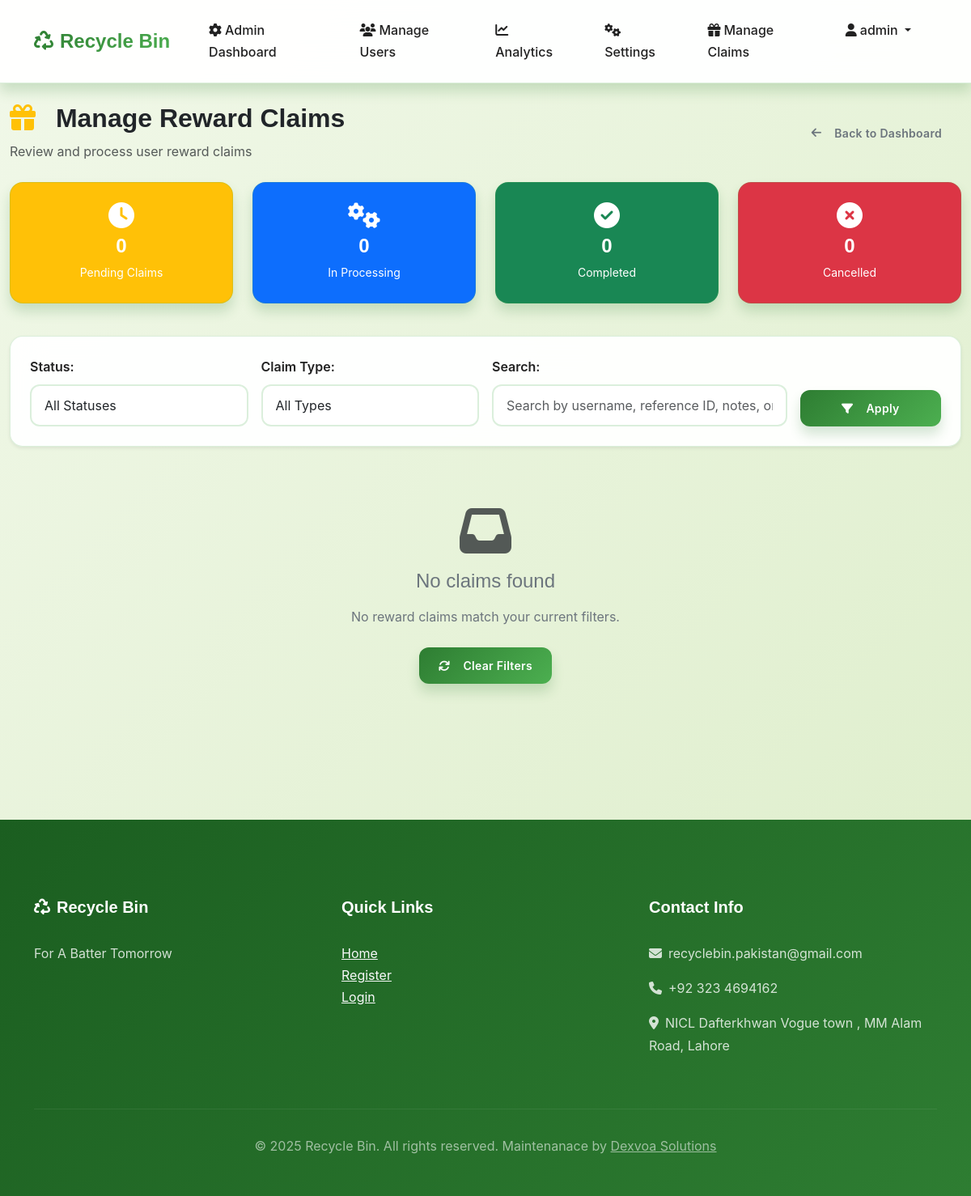
Before: /trash/manage-claims/ (signed in) with the older database file.
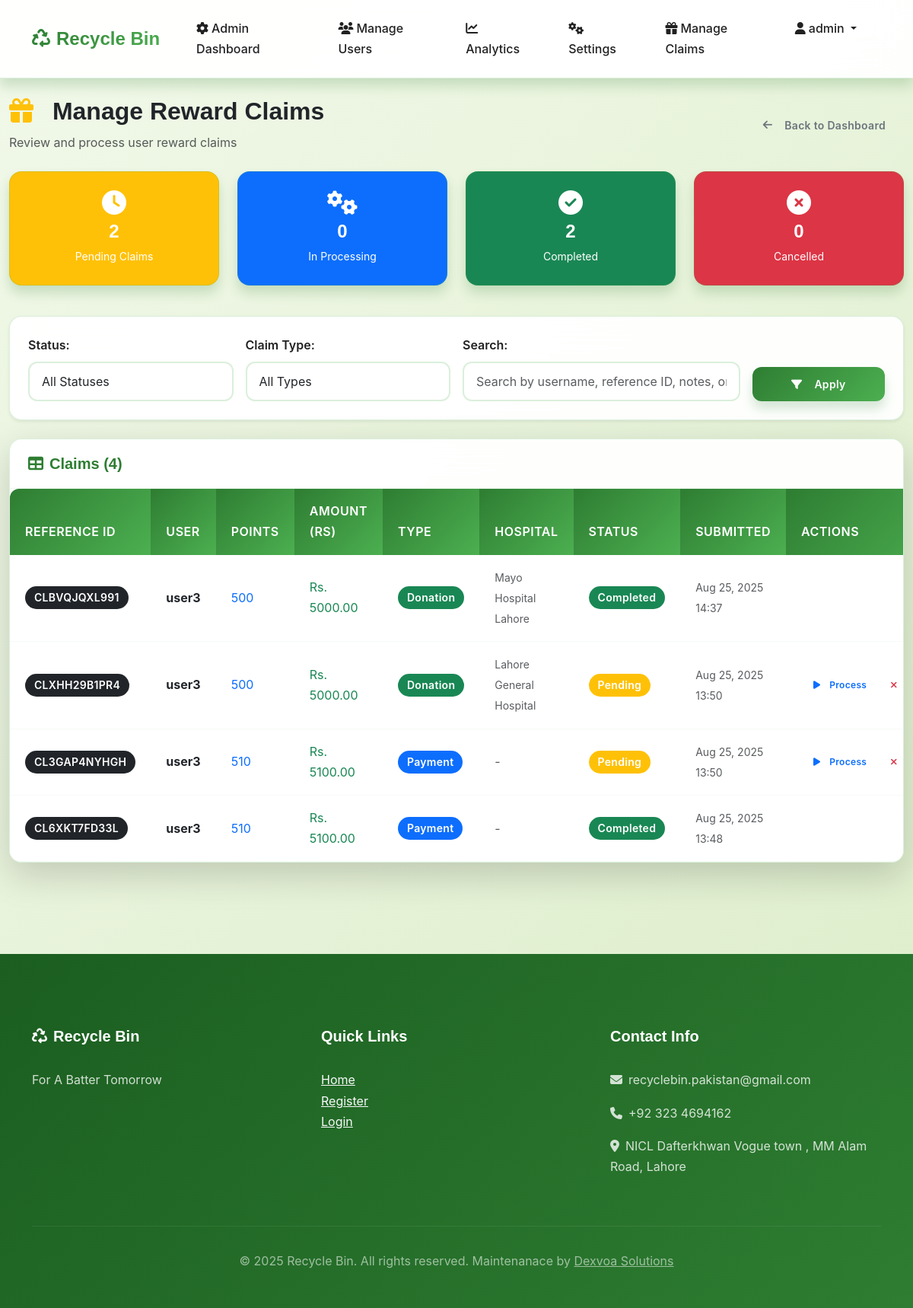
After: the same page with the newer database file.
### trash/models.py (models this page shows, shortened)
class RewardClaim(models.Model):
    STATUS_CHOICES = (
        ('pending', 'Pending'),
        ('processing', 'In Processing'),
        ('completed', 'Completed'),
        ('cancelled', 'Cancelled'),
    )
    CLAIM_TYPE_CHOICES = (
        ('payment', 'Payment'),
        ('donation', 'Donation'),
    )
    user = models.ForeignKey(CustomUser, on_delete=models.CASCADE, related_name='reward_claims')
    claim_amount = models.PositiveIntegerField(verbose_name="Points to Claim")
    monetary_amount = models.DecimalField(max_digits=10, decimal_places=2, verbose_name="Monetary Amount (Rs)", default=0)
    claim_type = models.CharField(max_length=10, choices=CLAIM_TYPE_CHOICES)
    donation_hospital = models.CharField(max_length=100, blank=True, null=True, verbose_name="Donation Hospital")
    status = models.CharField(max_length=15, choices=STATUS_CHOICES, default='pending')
    created_at = models.DateTimeField(auto_now_add=True)
    updated_at = models.DateTimeField(auto_now=True)
    processed_by = models.ForeignKey(CustomUser, null=True, blank=True,
                                    on_delete=models.SET_NULL,
                                    related_name='processed_claims',
                                    limit_choices_to={'user_type': 'admin'})
    processed_at = models.DateTimeField(null=True, blank=True)
    notes = models.TextField(blank=True)
    reference_id = models.CharField(max_length=20, blank=True, unique=True, editable=False)

### accounts/models.py (models this page shows, shortened)
class CustomUser(AbstractUser):
    USER_TYPE_CHOICES = (
        ('user', 'Regular User'),
        ('rider', 'Rider'),
        ('admin', 'Admin')
    )
    STATUS_CHOICES = (
        ('active', 'Active'),
        ('inactive', 'Inactive'),
        ('suspended', 'Suspended'),
    )
    user_type = models.CharField(max_length=10, choices=USER_TYPE_CHOICES, default='user')
    phone = models.CharField(max_length=15, blank=True)
    reward_points = models.PositiveIntegerField(default=0)
    profile_image = models.ImageField(upload_to='profile_images/', blank=True, null=True)
    address = models.TextField(blank=True)
    status = models.CharField(max_length=10, choices=STATUS_CHOICES, default='active')
    created_at = models.DateTimeField(auto_now_add=True)
    updated_at = models.DateTimeField(auto_now=True)
    id_proof = models.ImageField(upload_to='id_proofs/', blank=True, null=True)
    vehicle_type = models.CharField(max_length=50, blank=True, null=True)
    vehicle_model = models.CharField(max_length=50, blank=True, null=True)
    license_plate = models.CharField(max_length=20, blank=True, null=True)
    vehicle_color = models.CharField(max_length=30, blank=True, null=True)

### trash/views.py (the view, shortened to what this page needs)
# urls.py: path('manage-claims/', views.manage_claims, name='manage_claims'),
@login_required
@user_passes_test(lambda u: u.user_type == 'admin')
def manage_claims(request):
    claims = RewardClaim.objects.all().order_by('-created_at')
    status_filter = request.GET.get('status', '')
    claim_type_filter = request.GET.get('claim_type', '')
    search_query = request.GET.get('search', '')
    if status_filter:
        claims = claims.filter(status=status_filter)
    if claim_type_filter:
        claims = claims.filter(claim_type=claim_type_filter)
    paginator = Paginator(claims, 20)
    page_number = request.GET.get('page')
    page_obj = paginator.get_page(page_number)
    status_counts = {
        'pending': RewardClaim.objects.filter(status='pending').count(),
        'processing': RewardClaim.objects.filter(status='processing').count(),
        'completed': RewardClaim.objects.filter(status='completed').count(),
        'cancelled': RewardClaim.objects.filter(status='cancelled').count(),
    }
    context = {
        'claims': page_obj,
        'status_filter': status_filter,
        'claim_type_filter': claim_type_filter,
        'search_query': search_query,
        'status_counts': status_counts,
        'is_paginated': paginator.num_pages > 1,
        'page_obj': page_obj,
    }
    return render(request, 'trash/manage_claims.html', context)

### templates/trash/manage_claims.html (shortened to what the changed rows need)
{% extends 'base.html' %}
{% load static %}
{% block content %}
<div class="container-fluid py-4">
    <div class="row mb-4">
        <div class="col-12">
            <div class="d-flex justify-content-between align-items-center">
                <div>
                    <h1 class="h2 fw-bold text-dark mb-2">
                        <i class="fas fa-gift text-warning me-3"></i>
                        Manage Reward Claims
                    </h1>
                </div>
            </div>
        </div>
    </div>
    <div class="row mb-4">
        <div class="col-lg-3 col-md-6 mb-3">
            <div class="card bg-warning text-white">
                <div class="card-body text-center">
                    <i class="fas fa-clock fa-2x mb-2"></i>
                    <h4 class="mb-1">{{ status_counts.pending }}</h4>
                    <small>Pending Claims</small>
                </div>
            </div>
        </div>
        <div class="col-lg-3 col-md-6 mb-3">
            <div class="card bg-success text-white">
                <div class="card-body text-center">
                    <i class="fas fa-check-circle fa-2x mb-2"></i>
                    <h4 class="mb-1">{{ status_counts.completed }}</h4>
                    <small>Completed</small>
                </div>
            </div>
        </div>
    </div>
    {% if claims %}
        <div class="card shadow-lg">
            <div class="card-header">
                <h5 class="mb-0">
                    <i class="fas fa-table me-2"></i>Claims ({{ claims.paginator.count }})
                </h5>
            </div>
            <div class="card-body p-0">
                <div class="table-responsive">
                    <table class="table table-hover mb-0">
                        <thead class="table-dark">
                            <tr>
                                <th>Reference ID</th>
                                <th>User</th>
                                <th>Points</th>
                                <th>Amount (Rs)</th>
                                <th>Type</th>
                                <th>Hospital</th>
                                <th>Status</th>
                                <th>Submitted</th>
                                <th>Actions</th>
                            </tr>
                        </thead>
                        <tbody>
                            {% for claim in claims %}
                            <tr>
                                <td><span class="badge bg-dark">{{ claim.reference_id }}</span></td>
                                <td><strong>{{ claim.user.username }}</strong></td>
                                <td><span class="text-primary">{{ claim.claim_amount }}</span></td>
                                <td><span class="text-success">Rs. {{ claim.monetary_amount }}</span></td>
                                <td>
                                    <span class="badge {% if claim.claim_type == 'payment' %}bg-primary{% else %}bg-success{% endif %}">
                                        {{ claim.get_claim_type_display }}
                                    </span>
                                </td>
                                <td>
                                    {% if claim.donation_hospital %}
                                        <small class="text-muted">{{ claim.donation_hospital }}</small>
                                    {% else %}
                                        <span class="text-muted">-</span>
                                    {% endif %}
                                </td>
                                <td>
                                    <span class="badge
                                        {% if claim.status == 'pending' %}bg-warning
                                        {% elif claim.status == 'processing' %}bg-primary
                                        {% elif claim.status == 'completed' %}bg-success
                                        {% elif claim.status == 'cancelled' %}bg-danger
                                        {% endif %}">
                                        {{ claim.get_status_display }}
                                    </span>
                                </td>
                                <td><small class="text-muted">{{ claim.created_at|date:"M d, Y H:i" }}</small></td>
                                <td>
                                    <div class="btn-group btn-group-sm" role="group">
                                        {% if claim.status == 'pending' %}
                                            <button type="button" class="btn btn-outline-primary btn-sm"
                                                    onclick="">
                                                <i class="fas fa-play me-1"></i>Process
                                            </button>
                                        {% endif %}
                                        {% if claim.status in 'pending,processing' %}
                                            <button type="button" class="btn btn-outline-danger btn-sm"
                                                    onclick="">
                                                <i class="fas fa-times me-1"></i>Cancel
                                            </button>
                                        {% endif %}
                                    </div>
                                </td>
                            </tr>
                            {% endfor %}
                        </tbody>
                    </table>
                </div>
            </div>
        </div>
    {% else %}
        <div class="empty-state text-center py-5">
            <i class="fas fa-inbox fa-4x text-muted mb-3"></i>
            <h3 class="h4 mb-3">No claims found</h3>
            <p class="mb-4">No reward claims match your current filters.</p>
            <a href="{% url 'trash:manage_claims' %}" class="btn btn-primary">
                <i class="fas fa-refresh me-2"></i>Clear Filters
            </a>
        </div>
    {% endif %}
</div>
{% endblock %}

Changed rows visible on the page:
added RewardClaim: reference_id "CLBVQJQXL991", user.username "user3", claim_amount "500", monetary_amount "5000.00", claim_type "Donation", donation_hospital "Mayo Hospital Lahore", status "Completed", created_at "Aug 25, 2025 14:37"
added RewardClaim: reference_id "CLXHH29B1PR4", user.username "user3", claim_amount "500", monetary_amount "5000.00", claim_type "Donation", donation_hospital "Lahore General Hospital", status "Pending", created_at "Aug 25, 2025 13:50", shows "Process"
added RewardClaim: reference_id "CL3GAP4NYHGH", user.username "user3", claim_amount "510", monetary_amount "5100.00", claim_type "Payment", status "Pending", created_at "Aug 25, 2025 13:50", shows "Process"
added RewardClaim: reference_id "CL6XKT7FD33L", user.username "user3", claim_amount "510", monetary_amount "5100.00", claim_type "Payment", status "Completed", created_at "Aug 25, 2025 13:48"
Other visible differences:
{{ status_counts.pending }}: "0" → "2"
{{ status_counts.completed }}: "0" → "2"
{{ claims.paginator.count }}: (not shown) → "4"
text no longer shown: "No claims found No reward claims match your current filters. Clear Filters"
text now shown: "Claims ( ) REFERENCE ID USER POINTS AMOUNT (RS) TYPE HOSPITAL STATUS SUBMITTED ACTIONS"
